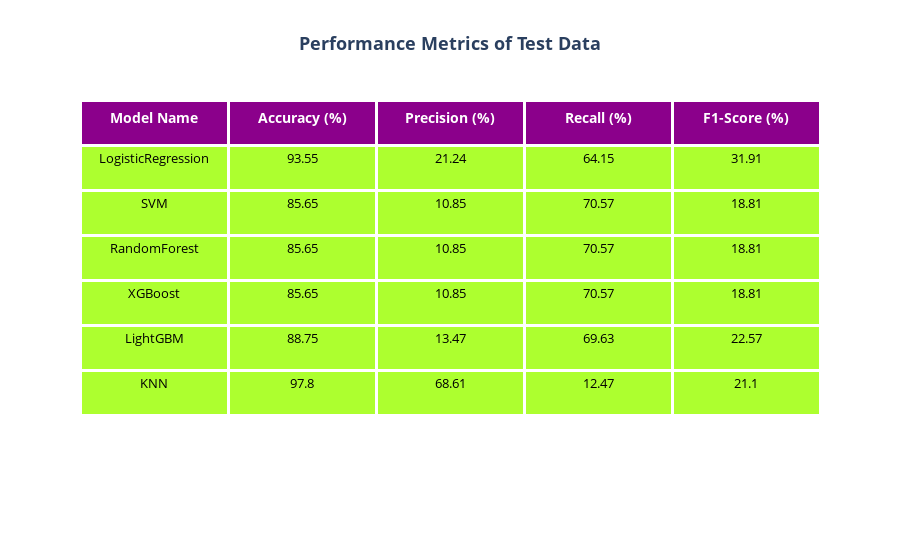

Here is the notebook cell this chart was saved with:
### Code cell
import plotly.graph_objects as go

fig = go.Figure(data=[go.Table(
    header=dict(values=['<b>Model Name','<b>Accuracy (%)','<b>Precision (%)','<b>Recall (%)','<b>F1-Score (%)'],
                fill_color='darkmagenta',line=dict(color='white',width=3),font=dict(size=14,color='white'),
                align='center',height=45),
    cells=dict(values=[perf_df_test.index,perf_df_test.Accuracy,perf_df_test.Precision,perf_df_test.Recall,perf_df_test.F1],
               fill_color='greenyellow',line=dict(color='white',width=3),font=dict(size=13,color='black'),
               align='center',height=45))
])

fig.update_layout(title=dict(text='<b>Performance Metrics of Test Data',font=dict(size=18),x=0.5))
fig.show()

### Figure 1 — Plotly figure (JSON) as saved in the notebook; plotly's stock layout.template omitted (floating-point values rounded to 4 significant figures)
{"data": [{"cells": {"align": "center", "fill": {"color": "greenyellow"}, "font": {"color": "black", "size": 13}, "height": 45, "line": {"color": "white", "width": 3}, "values": [["LogisticRegression", "SVM", "RandomForest", "XGBoost", "LightGBM", "KNN"], [93.55, 85.65, 85.65, 85.65, 88.75, 97.8], [21.24, 10.85, 10.85, 10.85, 13.47, 68.61], [64.15, 70.57, 70.57, 70.57, 69.63, 12.47], [31.91, 18.81, 18.81, 18.81, 22.57, 21.1]]}, "header": {"align": "center", "fill": {"color": "darkmagenta"}, "font": {"color": "white", "size": 14}, "height": 45, "line": {"color": "white", "width": 3}, "values": ["<b>Model Name", "<b>Accuracy (%)", "<b>Precision (%)", "<b>Recall (%)", "<b>F1-Score (%)"]}, "type": "table"}], "layout": {"title": {"font": {"size": 18}, "text": "<b>Performance Metrics of Test Data", "x": 0.5}}}
